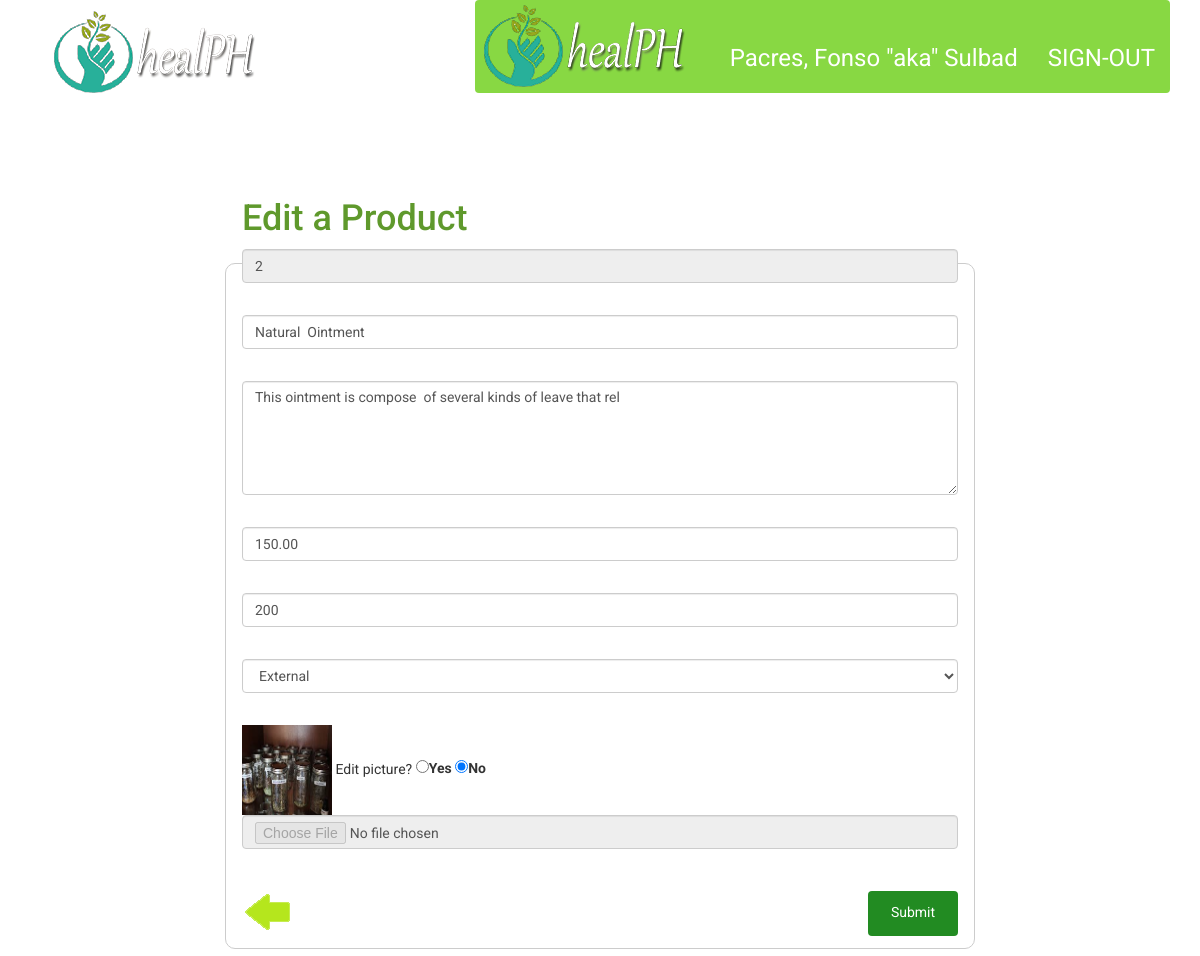
Screenshot of /healerPages/editproduct.php?productid=2 (signed in) with the database file from the repository.
### tables this page shows
CREATE TABLE IF NOT EXISTS `product` (
  `PRODUCT_ID` int(11) NOT NULL AUTO_INCREMENT,
  `PRODTYPE_ID` int(11) NOT NULL,
  `ACCT_ID` int(11) NOT NULL,
  `DESCRIPTION` varchar(60) NOT NULL,
  `RATE` decimal(5,1) NOT NULL,
  `NAME` varchar(60) NOT NULL,
  `QUANTITY` int(11) NOT NULL,
  `PRICE` decimal(10,2) NOT NULL,
  `UNIT` int(11) NOT NULL,
  `STATUS` varchar(20) NOT NULL DEFAULT 'ACTIVE',
  `PICTURE` varchar(60) NOT NULL,
  PRIMARY KEY (`PRODUCT_ID`)
);

### healerPages/editproduct.php (the view, shortened to what this page needs)
<?php
	require '../queries/connection.php';
	$accountid = $_SESSION['USERID'];
	if(isset($_GET['productid'])) {
		$productid = $_GET['productid'];
		$sql = "SELECT * FROM product WHERE PRODUCT_ID = '$productid'";
		$retrieve = $conn->query($sql)->fetchAll();
		if($retrieve) {
			foreach($retrieve as $row) {
				$productid = $row['PRODUCT_ID'];
				$productname = $row['NAME'];
				$description = $row['DESCRIPTION'];
				$quantity = $row['QUANTITY'];
				$price = $row['PRICE'];
				$type = $row['PRODTYPE_ID'];
				$picture = $row['PICTURE'];
			}
		}
	}
	else {
		header('Location: viewProducts.php');
	}
?>
<!DOCTYPE html>
<html lang="en">
<head>
		<link href="../assets/css/main.css" rel="stylesheet" />
</head>
<body class="addHealer">
		<div class="container">
				<div class="row">
						<div class="col-md-3 col-sm-3">
								<a href="loginHealer.php" class="navbar-brand"><img class="img-responsive wow slideInLeft" src="../assets/images/logo.png" /></a>
						</div>
						<div class="col-md-9 col-sm-9">
								<nav class="navbar navbar-inverse  wow bounceInUp">
										<div class="topUser">
												<ul class="nav navbar-nav">
														<li>
															<a href="profile.php?accountid=<?php echo $_SESSION['USERID']; ?>"><?php echo $_SESSION['NAME']; ?></a>
														</li>
														<li>
															<a href="../queries/signout.php">SIGN-OUT</a>
														</li>
												</ul>
										</div>
								</nav>
						</div>
				</div>
		</div>
		<section class="login">
				<div class="container">
						<div class="row">
								<div class="col-md-2 col-sm-2"></div>
								<div class="col-md-8 col-sm-8">
										<div id="loginForm">
												<h1 class="wow slideInDown">Edit a Product</h1>
												<form class="center-block" action="../queries/updateproduct.php" method="post" enctype="multipart/form-data" >
														<div class="form-group">
																<input class="form-control wow lightSpeedIn" id="productid" name="productid" value="<?php echo $productid; ?>" placeholder="Service ID" type="text" required readonly > </div>
														<div class="message" id="sidMessage"></div>
														<div class="form-group">
																<input class="form-control wow lightSpeedIn" id="productname" name="productname" value="<?php echo $productname; ?>" placeholder="Name of Service" type="text" required > </div>
														<div class="message" id="nosMessage"></div>
														<div class="form-group">
																<textarea class="form-control wow lightSpeedIn" id="description" name="description" placeholder="*Add Description" rows="5" spellcheck="true" required ><?php echo $description; ?></textarea>
														</div>
														<div class="message" id="descriptionMessage"></div>
														<div class="form-group">
																<input class="form-control wow lightSpeedIn" value="<?php echo $price; ?>" id="price" name="price" placeholder="Price" type="number" required > </div>
														<div class="message" id="priceMessage"></div>
														<div class="form-group">
																<input class="form-control wow lightSpeedIn" value="<?php echo $quantity; ?>" id="quantity" name="quantity" placeholder="Quantity" type="number" required > </div>
														<div class="message" id="quantityMessage"></div>
														<div class="form-group">
																<select class="form-control wow lightSpeedIn" id="type" name="type" required >
																	<?php
																		$sql = "SELECT * FROM product_type";
																		$retrieve = $conn->query($sql)->fetchAll();
																		if($retrieve) {
																			foreach($retrieve as $row) {
																				$id = $row['PRODTYPE_ID'];
																				$prodtype = $row['PRODTYPE'];
																				$selected = "";
																				if($type == $id) {
																					$selected = "selected";
																				}
																				echo "<option value='" .$id. "'" .$selected. ">" .$prodtype. "</option>";
																			}
																		}
																	?>
																</select>
														</div>
														<div class="message" id="typeMessage"></div>
														<div class="form-group">
															<img src="../images/product/<?php echo $accountid. "/" .$picture; ?>" style="width: 90px; height: 90px;" />
															Edit picture? <input type="radio" name="confirmedit" onclick="checkSelected(this.value)" id="yes" value="Yes"><label for="yes">Yes</label>
															<input type="radio" name="confirmedit" onclick="checkSelected(this.value)" id="no" value="No" checked ><label for="no">No</label>
															<input class="form-control wow lightSpeedIn" type="file" name="picture" value="<?php echo $picture; ?>" id="picture" disabled required />
														</div>
														<div class="message" id="pictureMessage"></div>
												<input class="btn btn-danger wow bounceInRight hvr-grow" type="submit" id="submit" value="Submit" />
												</form>
												<div class="back2 hvr-float">
														<a href="viewProducts.php"> <img src="../assets/images/back.png"></a>
												</div>
										</div>
								</div>
								<div class="col-md-2 col-sm-2"> </div>
						</div>
				</div>
		</section>
</body>
</html>

### rows the page displays
product: productid "2", productname "Natural Ointment", description "This ointment is compose of several kinds of leave that rel", price "150.00", quantity "200", PICTURE (picture)

### other values shown
$_SESSION['NAME'] "Pacres, Fonso \"aka\" Sulbad"
form field type "External"
